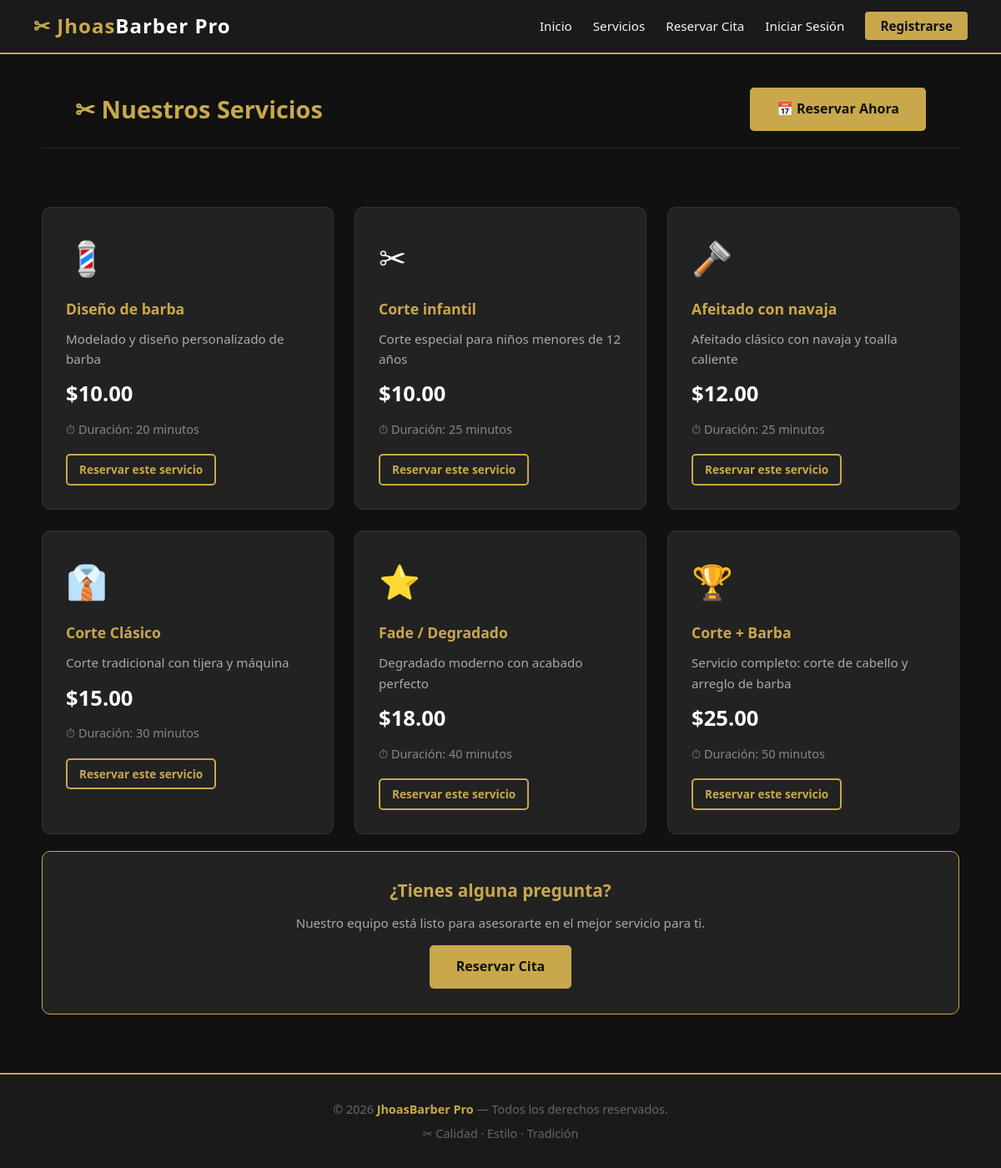
Page /servicios.php on the committed database.
### tables this page shows
CREATE TABLE IF NOT EXISTS `servicios` (
  `id` INT AUTO_INCREMENT PRIMARY KEY,
  `nombre` VARCHAR(100) NOT NULL,
  `descripcion` TEXT DEFAULT NULL,
  `precio` DECIMAL(8,2) NOT NULL DEFAULT 0.00,
  `duracion_min` INT NOT NULL DEFAULT 30,
  `activo` TINYINT(1) DEFAULT 1,
  `created_at` TIMESTAMP DEFAULT CURRENT_TIMESTAMP
);

### config/db.php (called while the page is built, shortened)
<?php
function sanitize($data) {
    return htmlspecialchars(strip_tags(trim($data)));
}

### servicios.php (the view, shortened to what this page needs)
<?php
require_once 'includes/header.php';
$db = getDB();
$servicios = $db->query("SELECT * FROM servicios WHERE activo = 1 ORDER BY precio ASC")->fetch_all(MYSQLI_ASSOC);
$iconos = ['💈','✂','🪒','👔','⭐','🏆','💇','🎨'];
?>
<div class="page-header container" style="margin-bottom:0;">
    <h1>✂ Nuestros Servicios</h1>
    <a href="citas.php" class="btn btn-gold">📅 Reservar Ahora</a>
</div>
<section>
    <div class="container">
        <?php if (empty($servicios)): ?>
            <div class="alert alert-info">No hay servicios disponibles en este momento.</div>
        <?php else: ?>
        <div class="grid grid-3">
            <?php foreach ($servicios as $i => $s): ?>
            <div class="card">
                <div class="card-icon"><?= $iconos[$i % count($iconos)] ?></div>
                <h3><?= sanitize($s['nombre']) ?></h3>
                <p><?= sanitize($s['descripcion']) ?></p>
                <div class="price">$<?= number_format($s['precio'], 2) ?></div>
                <div class="duration">⏱ Duración: <?= $s['duracion_min'] ?> minutos</div>
                <div style="margin-top:18px;">
                    <a href="citas.php?servicio_id=<?= $s['id'] ?>" class="btn btn-outline btn-sm">Reservar este servicio</a>
                </div>
            </div>
            <?php endforeach; ?>
        </div>
        <?php endif; ?>
        <div class="card mt-20" style="border-color:#c9a84c; text-align:center; padding:30px;">
            <h3 style="font-size:1.3rem; margin-bottom:10px;">¿Tienes alguna pregunta?</h3>
            <p style="color:#aaa; margin-bottom:15px;">Nuestro equipo está listo para asesorarte en el mejor servicio para ti.</p>
            <a href="citas.php" class="btn btn-gold">Reservar Cita</a>
        </div>
    </div>
</section>
<?php require_once 'includes/footer.php'; ?>

### assets/style.css (style rules this page uses)
* { margin: 0; padding: 0; box-sizing: border-box; }
:root { --gold: #c9a84c; --gold-d: #a07830; --dark: #111111; --dark2: #1a1a1a; --dark3: #222222; --gray: #444444; --light: #f5f5f5; --white: #ffffff; --danger: #c0392b; --success: #27ae60; --info: #2980b9; }
body { font-family: 'Segoe UI', Tahoma, Geneva, Verdana, sans-serif; background: var(--dark); color: var(--light); line-height: 1.6; }
a { color: var(--gold); text-decoration: none; }
.btn { display: inline-block; padding: 13px 32px; border-radius: 5px; font-weight: 700; font-size: 1rem; cursor: pointer; transition: all .25s; border: none; text-align: center; }
.btn-gold { background: var(--gold); color: var(--dark); }
.btn-outline { border: 2px solid var(--gold); color: var(--gold); background: transparent; }
.btn-sm { padding: 6px 14px; font-size: .85rem; }
section { padding: 70px 40px; }
.grid { display: grid; gap: 25px; }
.grid-3 { grid-template-columns: repeat(auto-fit, minmax(260px, 1fr)); }
.card { background: var(--dark3); border: 1px solid #333; border-radius: 10px; padding: 28px; transition: transform .25s, border-color .25s; }
.card-icon { font-size: 2.5rem; margin-bottom: 15px; }
.card h3 { color: var(--gold); margin-bottom: 10px; font-size: 1.1rem; }
.card .price { font-size: 1.6rem; color: var(--white); font-weight: 700; margin: 10px 0; }
.card .duration { color: #888; font-size: .9rem; }
.card p { color: #aaa; font-size: .95rem; }
.container { max-width: 1100px; margin: 0 auto; }
.page-header { padding: 40px 40px 20px; border-bottom: 1px solid #2a2a2a; display: flex; align-items: center; justify-content: space-between; }
.page-header h1 { color: var(--gold); font-size: 1.8rem; }
.mt-20 { margin-top: 20px; }

### rows in the picture
servicios: iconos "💈", nombre "Diseño de barba", descripcion "Modelado y diseño personalizado de barba", precio "10.00", duracion_min "20"
servicios: iconos "✂", nombre "Corte infantil", descripcion "Corte especial para niños menores de 12 años", precio "10.00", duracion_min "25"
servicios: iconos "🪒", nombre "Afeitado con navaja", descripcion "Afeitado clásico con navaja y toalla caliente", precio "12.00", duracion_min "25"
servicios: iconos "👔", nombre "Corte Clásico", descripcion "Corte tradicional con tijera y máquina", precio "15.00", duracion_min "30"
servicios: iconos "⭐", nombre "Fade / Degradado", descripcion "Degradado moderno con acabado perfecto", precio "18.00", duracion_min "40"
servicios: iconos "🏆", nombre "Corte + Barba", descripcion "Servicio completo: corte de cabello y arreglo de barba", precio "25.00", duracion_min "50"
